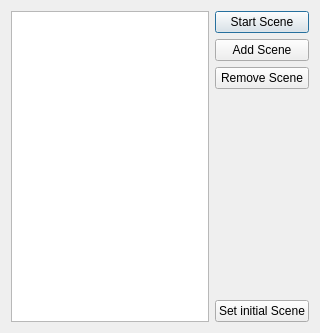
<?xml version="1.0" encoding="UTF-8"?>
<ui version="4.0">
 <class>Dialog</class>
 <widget class="QDialog" name="Dialog">
  <property name="geometry">
   <rect>
    <x>0</x>
    <y>0</y>
    <width>320</width>
    <height>333</height>
   </rect>
  </property>
  <property name="windowTitle">
   <string>Scene Manager</string>
  </property>
  <layout class="QGridLayout" name="gridLayout">
   <item row="0" column="0">
    <layout class="QHBoxLayout" name="horizontalLayout">
     <property name="sizeConstraint">
      <enum>QLayout::SetNoConstraint</enum>
     </property>
     <item>
      <widget class="QListWidget" name="scenelistList">
       <property name="maximumSize">
        <size>
         <width>16777215</width>
         <height>16777215</height>
        </size>
       </property>
       <property name="sizeIncrement">
        <size>
         <width>100</width>
         <height>100</height>
        </size>
       </property>
       <property name="movement">
        <enum>QListView::Static</enum>
       </property>
       <property name="resizeMode">
        <enum>QListView::Adjust</enum>
       </property>
      </widget>
     </item>
     <item>
      <layout class="QVBoxLayout" name="verticalLayout_3">
       <item>
        <widget class="QPushButton" name="loadScenesBtn">
         <property name="text">
          <string>Start Scene</string>
         </property>
        </widget>
       </item>
       <item>
        <widget class="QPushButton" name="addScenesBtn">
         <property name="text">
          <string>Add Scene</string>
         </property>
        </widget>
       </item>
       <item>
        <widget class="QPushButton" name="removeScenesBtn">
         <property name="text">
          <string>Remove Scene</string>
         </property>
        </widget>
       </item>
       <item>
        <layout class="QGridLayout" name="preview">
         <property name="spacing">
          <number>2</number>
         </property>
        </layout>
       </item>
       <item>
        <spacer name="verticalSpacer">
         <property name="orientation">
          <enum>Qt::Vertical</enum>
         </property>
         <property name="sizeHint" stdset="0">
          <size>
           <width>20</width>
           <height>40</height>
          </size>
         </property>
        </spacer>
       </item>
       <item>
        <widget class="QPushButton" name="setInitialSceneBtn">
         <property name="text">
          <string>Set initial Scene</string>
         </property>
        </widget>
       </item>
      </layout>
     </item>
    </layout>
   </item>
  </layout>
 </widget>
 <resources/>
 <connections/>
</ui>
